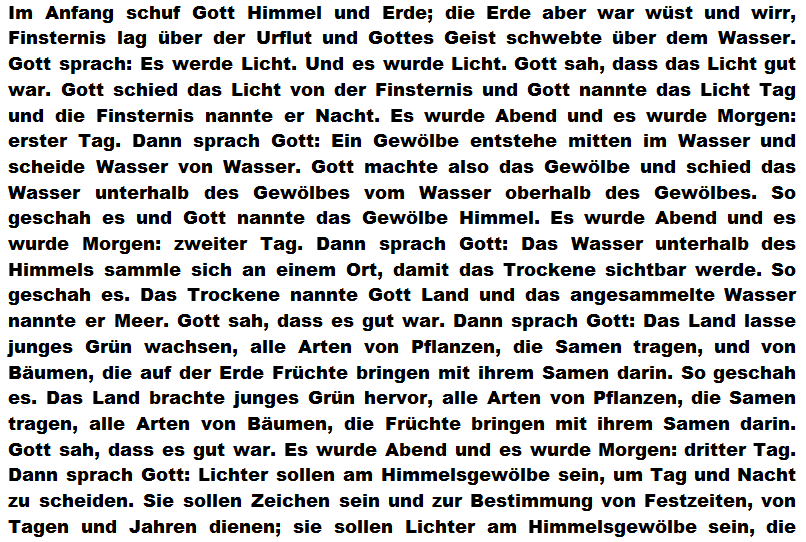
#> input picture 2_3_OCR/altesTestament_ArialBlack.png, 806 x 542 px, found by its file name
$ python OCRanalysis_1.py
#> lines starting #> are read from the running program, lines starting #| are printed output that depends on the picture; after the words box and inside, x2 and y2 are one past the last pixel; in counts of white or black regions, pixels touching at a corner belong together
### 2_3_OCR/ImageFeatureBase.py
from abc import ABC, abstractmethod

class ImageFeatureBase(ABC):

    def __init__(self):
        self.description = ""

    # [4 lines left out: function CalcFeatureVal, not called in this run]

### 2_3_OCR/OCRanalysis_1.py
import math
import cv2
import numpy as np

import ImageFeatureBase
import SubImageRegion


class OCRanalysis:
    def __init__(self):
        self.F_FGcount = 0
        self.F_MaxDistX= 1
        self.F_MaxDistY= 2
        # [6 lines of commented-out code are left out]

    def run(self, img_path):
        img = cv2.imread(img_path, cv2.IMREAD_GRAYSCALE)
        height, width = img.shape
        FG_VAL = 0
        BG_VAL = 255
        MARKER_VAL = 127
        thresholdVal = 127

        _, binaryImgArr = cv2.threshold(img, thresholdVal, BG_VAL, cv2.THRESH_BINARY)
        cv2.imwrite("/home/michael/school/gitclones/2_BVA/2_3_OCR/binaryOut.png", binaryImgArr)

        #define the features to evaluate
        features_to_use = []
        features_to_use.append(ImageFeatureF_FGcount())
        features_to_use.append(ImageFeatureF_MaxDistX)
        features_to_use.append(ImageFeatureF_MaxDistY)

        #linked_regions, lines = split_characters(binaryImgArr, width, height, BG_VAL, FG_VAL)
        linked_regions = split_characters(binaryImgArr, width, height, BG_VAL, FG_VAL)

        #define the reference character
        tgtCharRow = 2
        tgtCharCol = 3
        charROI = linked_regions[tgtCharRow][tgtCharCol]

        # test calculate features
        print('features of reference character is: ')
        feature_res_arr = calc_feature_arr(charROI, BG_VAL, features_to_use)
        self.printout_feature_res(feature_res_arr, features_to_use)

        #then normalize
        feature_norm_arr = calculate_norm_arr(linked_regions, BG_VAL, features_to_use)
        print('NORMALIZED features: ')
        self.printout_feature_res(feature_norm_arr, features_to_use)

        #now check all characters and test, if similarity with reference letter is given:
        # assuming that hitCount, binaryImgArr, FG_VAL, MARKER_VAL are defined elsewhere globally
        # as they're not defined in the current code provided

        hitCount = 0  # make sure to initialize hitCount

        binary_img_arr = binaryImgArr.copy()
        for i in range(len(linked_regions)):
            for j in range(len(linked_regions[i])):
                img_reg = linked_regions[i][j]
                curr_feature_arr = calc_feature_arr(img_reg, BG_VAL, features_to_use)
                is_target_char = is_matching_char(curr_feature_arr, feature_res_arr, feature_norm_arr)
                if is_target_char:
                    hitCount += 1
                    binary_img_arr = self.mark_region_in_image(binary_img_arr, img_reg, BG_VAL, MARKER_VAL)

        #TODO: printout result image with all the marked letters
        cv2.imwrite("/home/michael/school/gitclones/2_BVA/2_3_OCR/markedChars.png", binary_img_arr)
        print('num of found characters is = ' + str(hitCount))

    # [19 lines left out: functions printout_feature_res, mark_region_in_image, printout_feature_res, not called in this run]
def is_empty_column(in_img, height, col_idx, BG_val):
    for y in range(height):
        if in_img[y][col_idx] != BG_val:
            return False
    return True

def is_empty_row(in_img, width, row_idx, BG_val):
    for x in range(width):
        if in_img[row_idx][x] != BG_val:
            return False
    return True

def split_characters_vertically(row_image, BG_val, FG_val):
    height, width = row_image.shape
    char_images = []
    current_char = []
    in_char = False

    for x in range(width):
        if is_empty_column(row_image, height, x, BG_val):
            if in_char:
                # Zeichen zu Ende
                char_img = np.array(current_char).T  # Transponieren, da wir zeilenweise gesammelt haben
                char_images.append(char_img.copy())
                current_char = []
                in_char = False
        else:
            current_char.append(row_image[:, x])  # ganze Spalte hinzufügen
            in_char = True

    # letztes Zeichen hinzufügen, falls vorhanden
    if current_char:
        char_img = np.array(current_char).T
        char_images.append(char_img.copy())

    return char_images


def split_characters(in_img, width, height, BG_val=255, FG_val=0, orig_img=None):
    line_images = []
    current_line = []
    in_line = False
    line_start = 0

    orig_img = in_img.copy()

    for y in range(height):
        if is_empty_row(in_img, width, y, BG_val):
            if in_line:
                line_end = y
                line_img = np.array(current_line)
                characters = split_characters_vertically(line_img, BG_val, FG_val)

                # Füge Rechtecke im Originalbild hinzu
                if orig_img is not None:
                    x_offset = 0
                    for char_img in characters:
                        h, w = char_img.shape
                        top_left = (x_offset, line_start)
                        bottom_right = (x_offset + w, line_end)
                        cv2.rectangle(orig_img, top_left, bottom_right, (0, 0, 255), 1)
                        x_offset += w  # nächstes Zeichen beginnt

                line_images.append(characters)
                current_line = []
                in_line = False
        else:
            if not in_line:
                line_start = y
            current_line.append(in_img[y, :])  # ganze Zeile hinzufügen
            in_line = True

    if current_line:
        line_end = height
        line_img = np.array(current_line)
        characters = split_characters_vertically(line_img, BG_val, FG_val)

        if orig_img is not None:
            x_offset = 0
            for char_img in characters:
                h, w = char_img.shape
                top_left = (x_offset, line_start)
                bottom_right = (x_offset + w, line_end)
                cv2.rectangle(orig_img, top_left, bottom_right, (0, 0, 255), 1)
                x_offset += w

        line_images.append(characters)

    if orig_img is not None:
        cv2.imshow("Detected Characters", orig_img)
        cv2.waitKey(0)
        cv2.destroyAllWindows()

    return line_images


# [32 lines of commented-out code are left out]

# [18 lines left out: function calculate_norm_arr, not called in this run]

def calc_feature_arr(region, FG_val, features_to_use):
    feature_res_arr = [0] * len(features_to_use)
    for i in range(len(features_to_use)):
        curr_feature_val = features_to_use[i].CalcFeatureVal(region, FG_val)
        feature_res_arr[i] = curr_feature_val

    return feature_res_arr

# [12 lines left out: function is_matching_char, not called in this run]


class ImageFeatureF_FGcount(ImageFeatureBase.ImageFeatureBase):
    def __init__(self):
        super().__init__()
        self.description = "F1: Pixelanzahl"

    def CalcFeatureVal(self, imgRegion, FG_val):
        count = 0
        for x in range(imgRegion.width):
            for y in range(imgRegion.height):
                if imgRegion.subImgArr[y][x] == FG_val:
                    count += 1
        return count

class ImageFeatureF_MaxDistX(ImageFeatureBase.ImageFeatureBase):
    def __init__(self):
        super().__init__()
        self.description = "maximale Ausdehnung in X-Richtung"

    def CalcFeatureVal(imgRegion, FG_val):
        return imgRegion.width

class ImageFeatureF_MaxDistY(ImageFeatureBase.ImageFeatureBase):
    def __init__(self):
        super().__init__()
        self.description = "maximale Ausdehnung in Y-Richtung"

    def CalcFeatureVal(imgRegion, FG_val):
        return imgRegion.height


def main():
    print("OCR")
    inImgPath = "/home/michael/school/gitclones/2_BVA/2_3_OCR/altesTestament_ArialBlack.png"
    myAnalysis = OCRanalysis()
    myAnalysis.run(inImgPath)
#> in run, `img = cv2.imread(img_path, cv2.IMREAD_GRAYSCALE)`:
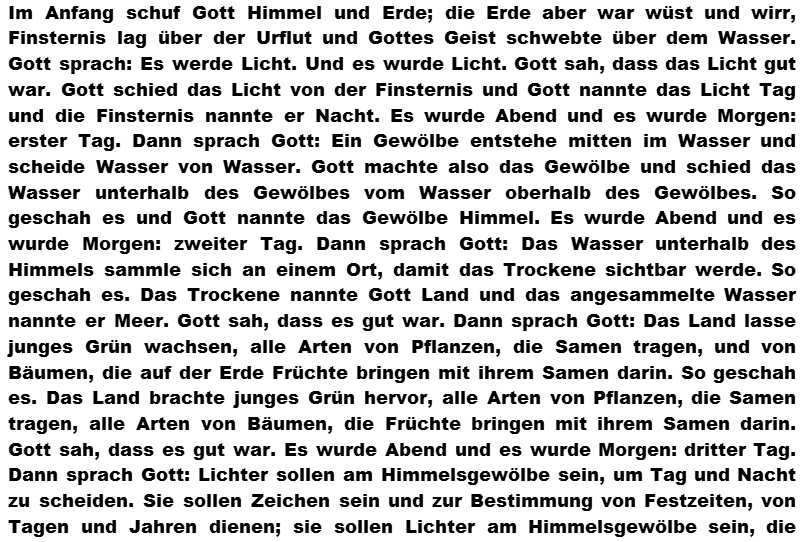
#> img: shape (542, 806); min 0, max 255, mean 203.1
#> in run, `_, binaryImgArr = cv2.threshold(img, thresholdVal, BG_VAL, cv2.THRESH_..`:
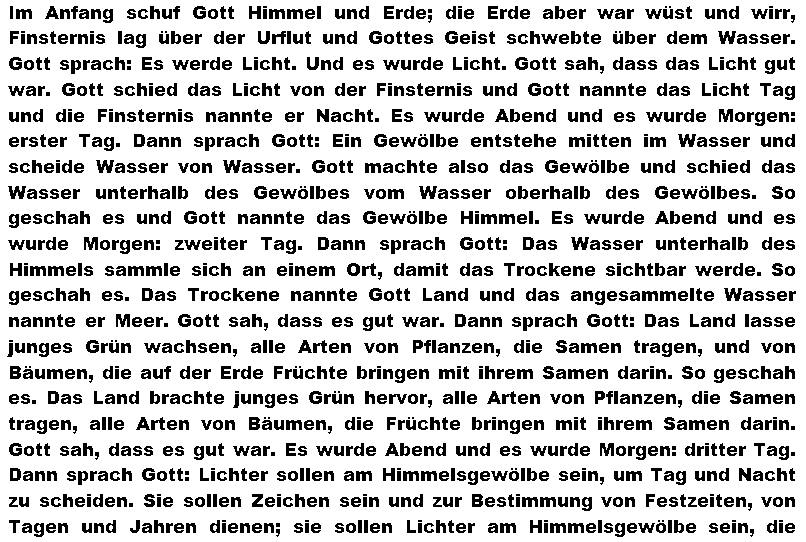
#> binaryImgArr: shape (542, 806); 79.7% white; 1364 black regions (129 under 20 px), largest, box (x1, y1, x2, y2) and area: (718, 31, 736, 44) 143, (678, 134, 696, 147) 143, (96, 160, 114, 173) 143
#> after the loop in split_characters, `for y in range(height):`:
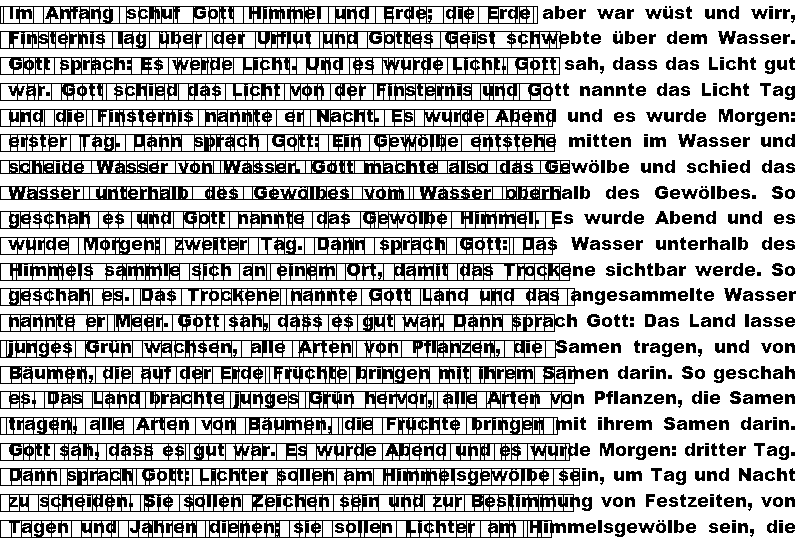
#> orig_img: shape (542, 806); 71.5% white; 459 black regions (47 under 20 px), largest, box (x1, y1, x2, y2) and area: (0, 468, 580, 486) 4975, (0, 494, 580, 512) 4894, (0, 391, 572, 409) 4757
#> after the loop in split_characters, `for y in range(height):`: characters = 61 items; current_line = []; line_end = 537; line_images = 21 items; x_offset = 551
#> in run, `linked_regions = split_characters(binaryImgArr, width, height, BG_VAL,..`: linked_regions = 21 items
#> in run, `charROI = linked_regions[tgtCharRow][tgtCharCol]`: charROI = 17 rows, first 6: [255, 255, 255, 0, 255, 255], [255, 0, 0, 0, 255, 255], [255, 0, 0, 0, 255, 255], [0, 0, 0, 0, 0, 0], [0, 0, 0, 0, 0, 0], [0, 0, 0, 0, 0, 0]
#> after the loop in calc_feature_arr, `for i in range(len(features_to_use)):`: feature_res_arr = [0, 0, 0]

if __name__ == "__main__":
#> (the run stopped early here; a loop or call above may not have finished)
